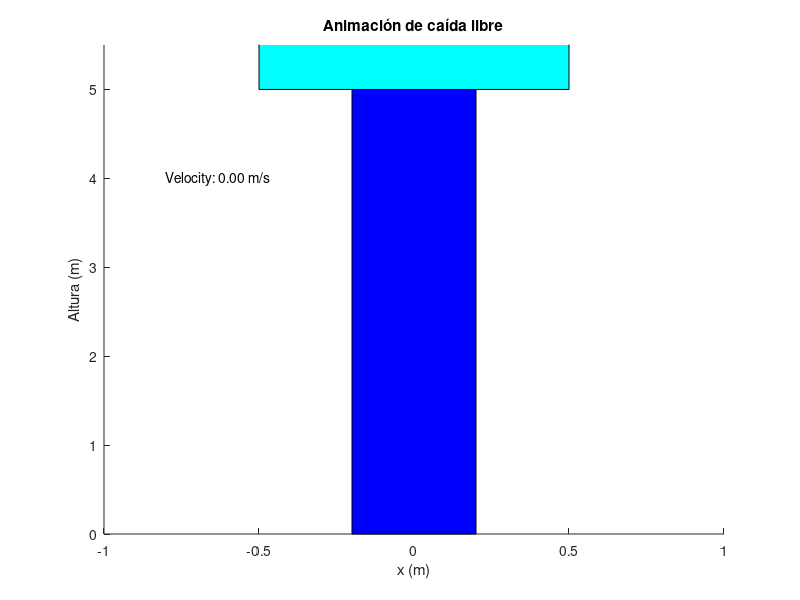

The MATLAB script that drew this image: (Note: this script raises an error after producing the figure.)
clear, clc

m = input('Enter the mass (kg): ');
z0 = input('Enter the initial height (m): ');
Fh = input('Enter the height (m): ');

g = 9.81;
Mu = 4*pi*(10^-7);
area = 0.5;
R = 0.000009;
U = 100000000000;
v0 = 0;
s = 0.01;
t = 0; % tiempo
h = z0; % altura
v = v0; % velocidad

% Grafica
figure(1);
xlabel('x (m)');
ylabel('Altura (m)');
title('Animación de caída libre');
hold on;

xlim([-1 1]);
ylim([0 z0+(z0/10)]);

rectangle('Position', [-.2  0 .4 z0], 'FaceColor', 'blue');
p = patch([-0.5 -0.5 0.5 0.5], [z0 z0+1 z0+1 z0],'cyan');
v_text = text(-0.8, z0-1, sprintf('Velocity: %.2f m/s', v));

h_values = [];
v_values = [];
a_values = [];
t_values = [];

while h > Fh
    set(v_text, 'String', sprintf('Velocity: %.2f m/s', v));
    set(p, 'YData', [h h+1 h+1 h]);

    a = (m * g - 0) / m;
    v = a * t;
    h = z0 - (v * t);
    pause(.01);

    h_values = [h_values, h];
    v_values = [v_values, v];
    a_values = [a_values, a];
    t_values = [t_values, t];

    t = t + s;
end

f_func = @(v) v;
g_func = @(x,z,v) -(((9*((Mu*U*(area^2))^2))/(4*R) * (z^2)/(((area^2)+(z^2))^5))/m)*v - g;

[x1,z1,v1] = RK4(f_func, g_func, t, t+4, s, h, -v);

jerk_exceeded = false;

for i = 1:length(x1)
    if z1(i) > 0
        set(v_text, 'String', sprintf('Velocity: %.2f m/s', -v1(i)));
        set(p, 'YData', [z1(i) z1(i)+1 z1(i)+1 z1(i)]);
    
        pause(0.01);
        
        if i > 2
            acceleration = (v1(i) - v1(i-1)) / s;
            jerk = (acceleration - (v1(i-1) - v1(i-2)) / s) / s;
            
            if jerk > 100
                jerk_exceeded = true;
            end
    
        end
    end
end

figure;
subplot(1,3,1);
plot(x1,z1)
hold on;
plot(t_values,h_values)
xlabel("Tiempo")
ylabel("Altura")
title('Altura-tiempo')

subplot(1,3,2);
plot(x1,-v1)
hold on;
plot(t_values,v_values)
xlabel("Tiempo")
ylabel("Velocidad")
title('Velocidad-tiempo')

subplot(1,3,3);
t = t:s:t+4;
ac = diff(v1) ./diff(t);
x1 = x1(1:end-1);
plot(x1,ac)
hold on;
plot(t_values,a_values)
xlabel("Tiempo")
ylabel("Aceleracion")
title('Aceleracion-tiempo')

if jerk_exceeded
    disp('El limite jerk de 100 m/s³ ha sido exedido.')
else
    disp('El limite jerk de 100 m/s³ no ha sido exedido.')
end


%%
function[x,y,z] = RK4(f,g,ti,tf,s,y0,z0)
    x = ti:s:tf;
    n = length(x);
    y = zeros(1,n);
    z = zeros(1,n);
    y(1) = y0;
    z(1) = z0;
    
    for i = 1:n-1
            k1 = s*f(z(i));
            il = s*g(x(i),y(i),z(i));
    
            k2 = s*f(z(i)+ 0.5*il);
            i2 = s*g(x(i)+0.5*s, y(i)+ 0.5 *k1, z(i)+0.5*il);
    
            k3 = s*f(z(i) + 0.5*i2);
            i3 = s*g(x(i) + 0.5*s, y(i) + 0.5 * k2, z(i) +0.5*i2);
    
            k4 = s*f(z(i) + i3);
            i4 = s*g(x(i) + s,y(i) + k3*s, z(i) + i3);
    
            y(i+1) = y(i) + (k1 + 2*k2 + 2*k3 +k4) *(1/6);
            z(i+1) = z(i) + (il +2*i2 + 2* i3 + i4)*(1/6);
    end
end